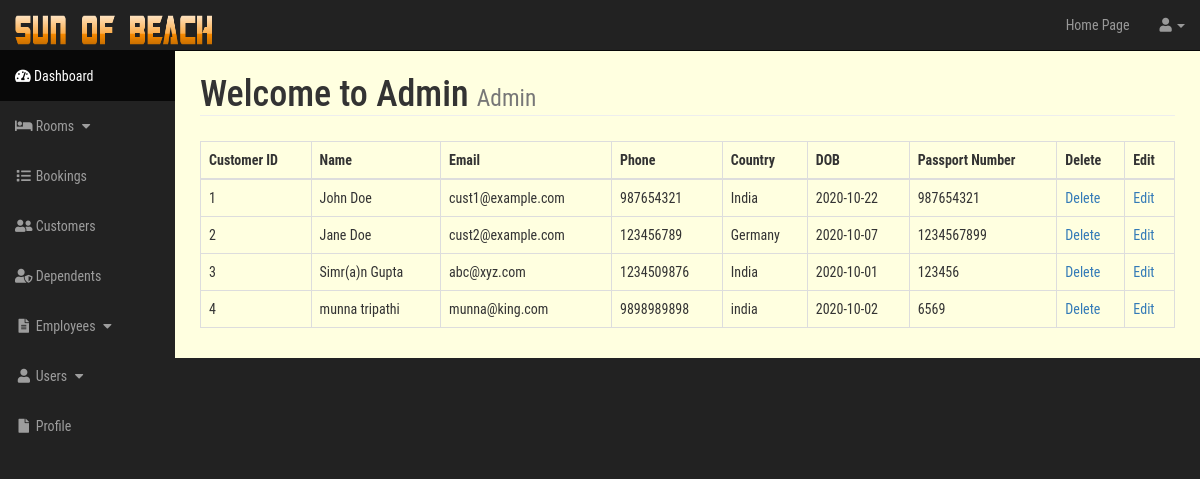
The page /admin/customers.php on the database as committed earlier.
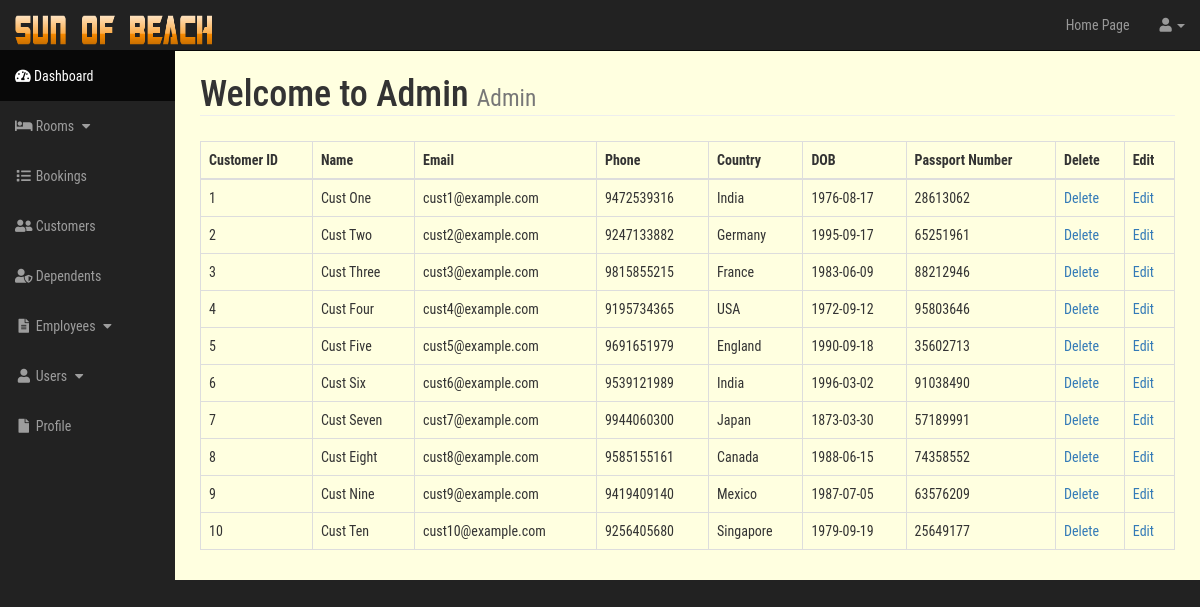
The same page on the database as committed later.
### tables this page shows
CREATE TABLE `customer` (
  `cust_id` int(11) NOT NULL,
  `f_name` varchar(20) NOT NULL,
  `l_name` varchar(20) NOT NULL,
  `cust_email` varchar(32) NOT NULL,
  `cust_phone` varchar(10) NOT NULL,
  `passport_no` int(11) NOT NULL,
  `dob` date NOT NULL,
  `country` varchar(20) NOT NULL
);

### admin/include/view_all_customers.php (the view, shortened to what this page needs)
<table class="table table-bordered table-hover">
    <thead>
        <tr>
            <th>Customer ID</th>
            <th>Name</th>
            <th>Email</th>
            <th>Phone</th>
            <th>Country</th>
            <th>DOB</th>
            <th>Passport Number</th>
            <th>Delete</th>
            <th>Edit</th>
        </tr>
    </thead>
    <tbody>
        <?php
        $query = "SELECT * FROM customer";
        $select_bookings=mysqli_query($con, $query);
        while($row=mysqli_fetch_assoc($select_bookings)){
            $cust_id=$row['cust_id'];
            $cust_email=$row['cust_email'];
            $cust_phone=$row['cust_phone'];
            $f_name=$row['f_name'];
            $l_name=$row['l_name'];
            $country=$row['country'];
            $dob=$row['dob'];
            $passport_no=$row['passport_no'];
            echo "<tr><td>{$cust_id}</td>";
            echo "<td>{$f_name} {$l_name}</td>";
            echo "<td>{$cust_email}</td>";
            echo "<td>{$cust_phone}</td>";
            echo "<td>{$country}</td>";
            echo "<td>{$dob}</td>";
            echo "<td>{$passport_no}</td>";
            echo "<td><a href='customers.php?delete={$cust_id}'>Delete</a></td>";
            echo "<td><a href='customers.php?source=edit_customer&p_id={$cust_id}'>Edit</a></td>";
            echo "</tr>";
        }
        ?>
    </tbody>
</table>

### admin/include/admin_header.php (shortened to what this page needs)
<!DOCTYPE html>
<html lang="en">
<head>
    <link href="css/bootstrap.min.css" rel="stylesheet">
    <link href="css/sb-admin.css" rel="stylesheet">
    <link href="font-awesome/css/font-awesome.min.css" rel="stylesheet" type="text/css">
    <link rel="stylesheet" type="text/css" href="https://cdnjs.cloudflare.com/ajax/libs/font-awesome/5.15.1/css/all.min.css">
</head>
<body>

### admin/customers.php (shortened to what this page needs)
<?php include "include/admin_header.php" ?>
    <div id="wrapper">
        <?php include "include/admin_navigation.php" ?>
        <div id="page-wrapper">
            <div class="container-fluid">
                <div class="row">
                    <div class="col-lg-12">
                        <h1 class="page-header">
                            Welcome to Admin
                            <small>Admin</small>
                        </h1>
                        <?php
                        if(isset($_GET['source'])){
                            $source=$_GET['source'];
                        }
                        else{
                            $source='';
                        }
                        switch($source){
                            default:
                            include "include/view_all_customers.php";
                            break;
                        }
                        ?>
                    </div>
                 </div>
            </div>
        </div>
    </div>
</body>
</html>

### admin/include/admin_navigation.php (shortened to what this page needs)
<nav class="navbar navbar-inverse navbar-fixed-top" role="navigation">
            <div class="navbar-header">
                <a class="navbar-brand" href="index.php"><img src="../images/title.png" style="height: 30px; width: 200px;"></a>
            </div>
            <ul class="nav navbar-right top-nav">
                <li><a href="../index.php">Home Page</a></li>
                <li class="dropdown">
                    <a href="#" class="dropdown-toggle" data-toggle="dropdown"><i class="fa fa-user"></i> <?php echo $_SESSION['user'] ?><b class="caret"></b></a>
                </li>
            </ul>
            <div class="collapse navbar-collapse navbar-ex1-collapse">
                <ul class="nav navbar-nav side-nav">
                    <li class="active">
                        <a href="index.php"><i class="fas fa-tachometer-alt"></i> Dashboard</a>
                    </li>
                    <li>
                        <a href="javascript:;" data-toggle="collapse" data-target="#rooms_dropdown"><i class="fa fa-fw fa-bed"></i> Rooms <i class="fa fa-fw fa-caret-down"></i></a>
                    </li>
                    <li>
                        <a href="booking.php"><i class="fa fa-fw fa-list"></i> Bookings</a>
                    </li>
                    <li>
                        <a href="customers.php"><i class="fa fa-fw fa-user-friends"></i> Customers</a>
                    </li>
                    <li>
                        <a href="dependents.php"><i class="fa fa-fw fa-user-shield"></i> Dependents</a>
                    </li>
                    <li>
                        <a href="javascript:;" data-toggle="collapse" data-target="#employees_dropdown"><i class="fa fa-fw fa-file-text"></i> Employees <i class="fa fa-fw fa-caret-down"></i></a>
                    </li>
                    <li>
                        <a href="javascript:;" data-toggle="collapse" data-target="#users"><i class="fa fa-fw fa-user"></i> Users <i class="fa fa-fw fa-caret-down"></i></a>
                    </li>
                    <li>
                        <a href="profile.php"><i class="fa fa-fw fa-file"></i> Profile</a>
                    </li>
                </ul>
            </div>
        </nav>

### admin/css/sb-admin.css (style rules this page uses)
body { margin-top: 100px; background-color: #222; font-family: 'Roboto Condensed', sans-serif; }
@media (min-width:768px) { body { margin-top: 50px; } }
#wrapper { padding-left: 0; }
#page-wrapper { width: 100%; padding: 0; background-color: lightyellow; min-height: 301px; }
@media (min-width:768px) { #wrapper { padding-left: 175px; } }
@media (min-width:768px) { #page-wrapper { padding: 10px; } }
.top-nav { padding: 0 15px; }
.top-nav>li { display: inline-block; float: left; }
.top-nav>li>a { padding-top: 15px; padding-bottom: 15px; line-height: 20px; color: #999; }
@media (min-width:768px) { .side-nav { position: fixed; top: 51px; left: 175px; width: 175px; margin-left: -175px; border: none; border-radius: 0; overflow-y: auto; background-color: #222; } }
@media (min-width:768px) { .side-nav>li>a { width: 175px; } }
h1.page-header { padding: 0; margin: 15px 0 25px 0; }

Rows that differ between the two databases and show on the page:
changed customer "cust1@example.com": f_name "John" → "Cust"; l_name "Doe" → "One"; cust_phone "987654321" → "9472539316"; dob "2020-10-22" → "1976-08-17"; passport_no "987654321" → "28613062"
changed customer "cust2@example.com": f_name "Jane" → "Cust"; l_name "Doe" → "Two"; cust_phone "123456789" → "9247133882"; dob "2020-10-07" → "1995-09-17"; passport_no "1234567899" → "65251961"
changed customer id 3: f_name "Simr(a)n" → "Cust"; l_name "Gupta" → "Three"; cust_email "abc@xyz.com" → "cust3@example.com"; cust_phone "1234509876" → "9815855215"; country "India" → "France"; dob "2020-10-01" → "1983-06-09"; passport_no "123456" → "88212946"
changed customer id 4: f_name "munna" → "Cust"; l_name "tripathi" → "Four"; cust_email "munna@king.com" → "cust4@example.com"; cust_phone "9898989898" → "9195734365"; country "india" → "USA"; dob "2020-10-02" → "1972-09-12"; passport_no "6569" → "95803646"
added customer: cust_id "5", f_name "Cust", l_name "Five", cust_email "cust5@example.com", cust_phone "9691651979", country "England", dob "1990-09-18", passport_no "35602713"
added customer: cust_id "6", f_name "Cust", l_name "Six", cust_email "cust6@example.com", cust_phone "9539121989", country "India", dob "1996-03-02", passport_no "91038490"
added customer: cust_id "7", f_name "Cust", l_name "Seven", cust_email "cust7@example.com", cust_phone "9944060300", country "Japan", dob "1873-03-30", passport_no "57189991"
added customer: cust_id "8", f_name "Cust", l_name "Eight", cust_email "cust8@example.com", cust_phone "9585155161", country "Canada", dob "1988-06-15", passport_no "74358552"
added customer: cust_id "9", f_name "Cust", l_name "Nine", cust_email "cust9@example.com", cust_phone "9419409140", country "Mexico", dob "1987-07-05", passport_no "63576209"
added customer: cust_id "10", f_name "Cust", l_name "Ten", cust_email "cust10@example.com", cust_phone "9256405680", country "Singapore", dob "1979-09-19", passport_no "25649177"
